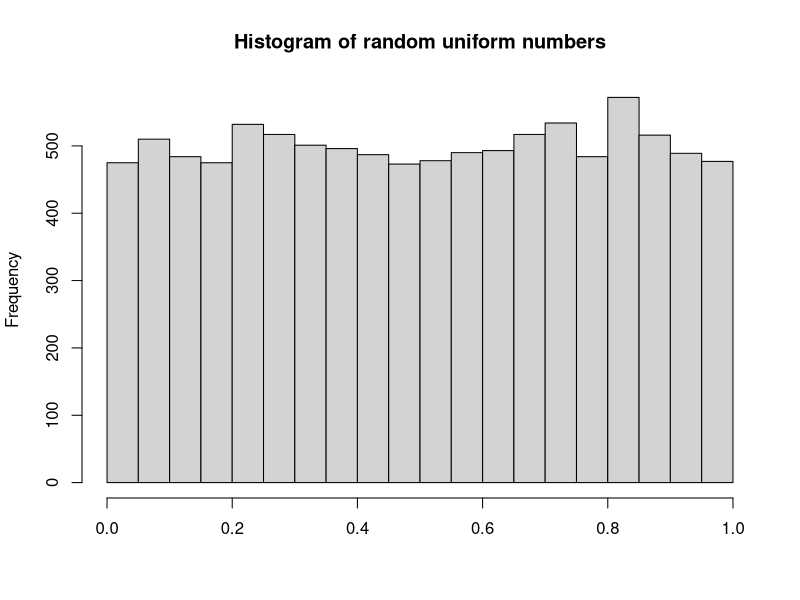
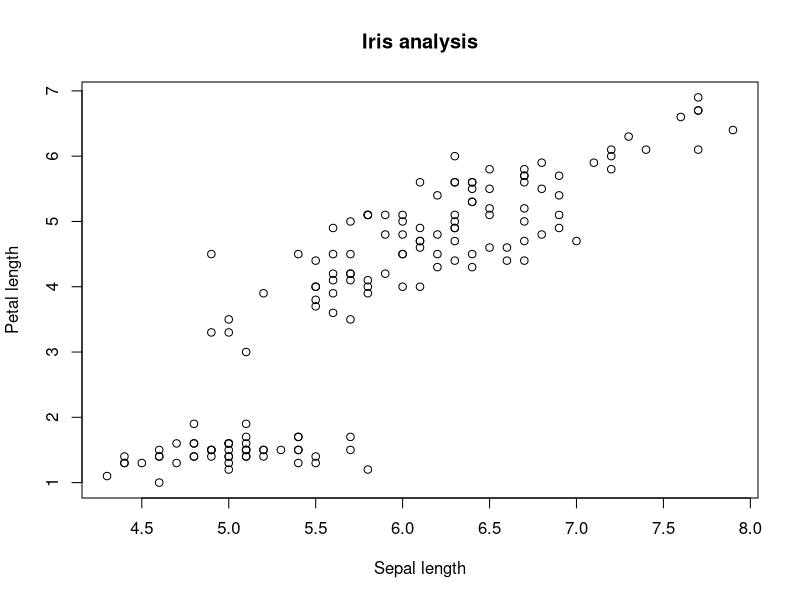
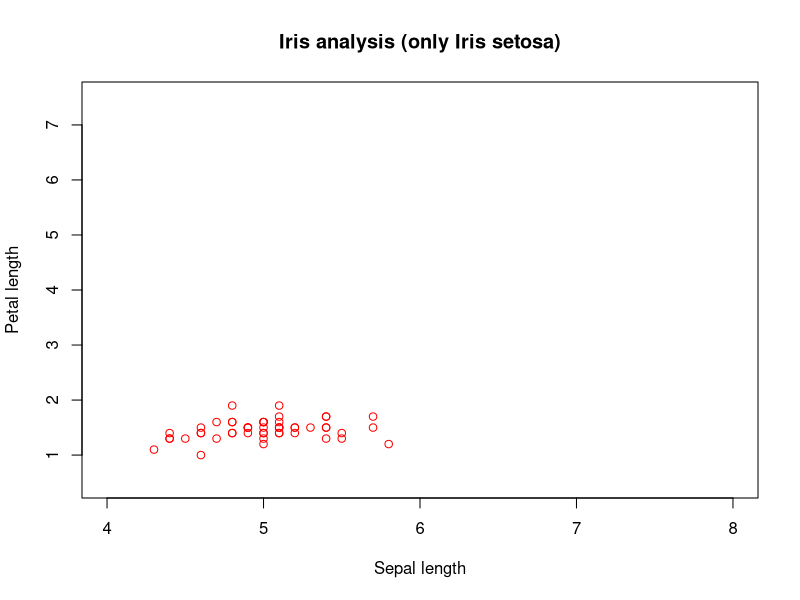
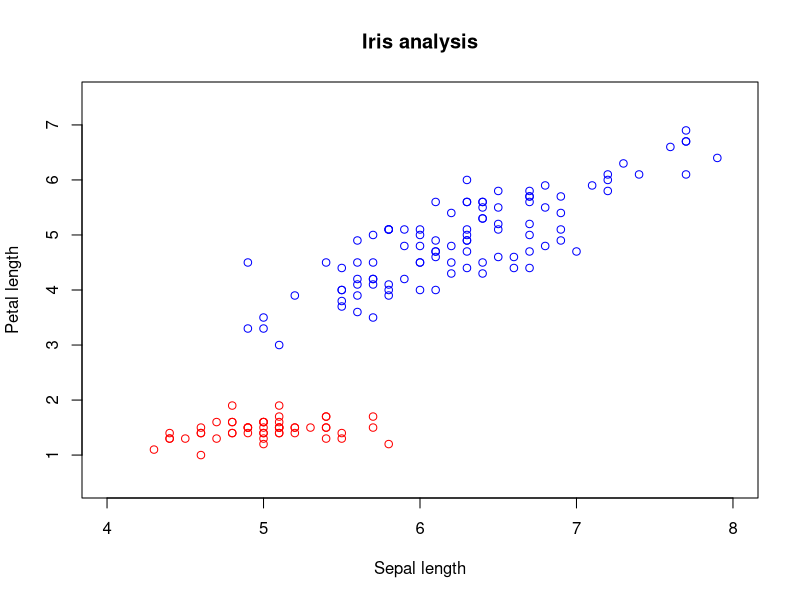
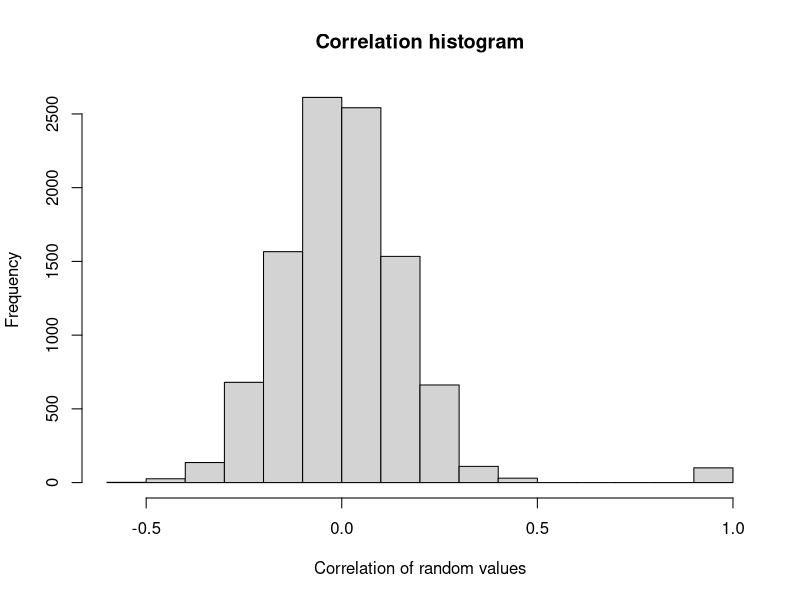
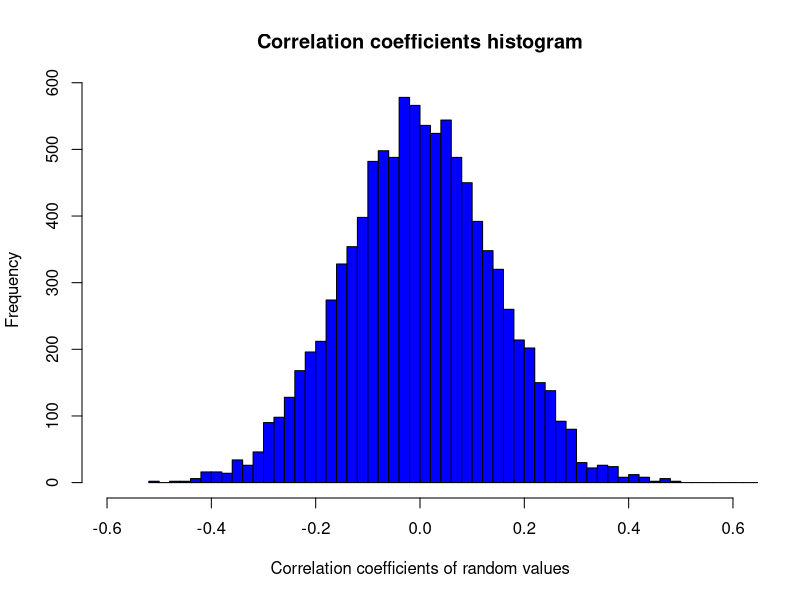
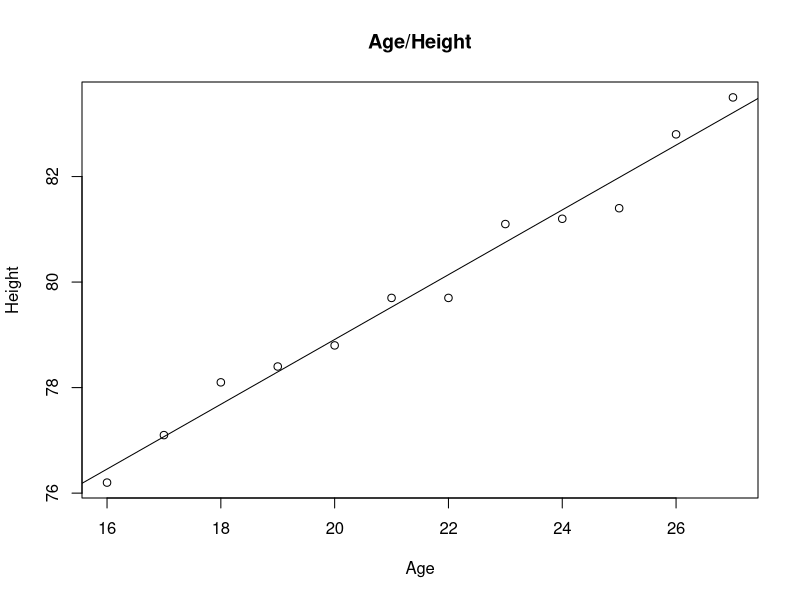
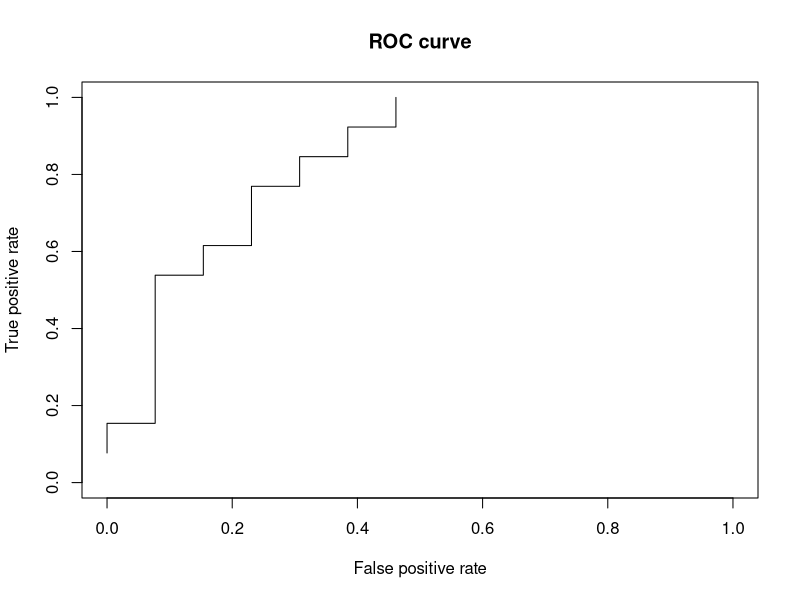

Generate these figures, in order, with R:
# Utility functions
printf <- function(...) cat(sprintf(...))

# Assignment 1

printMeanMedianVar <- function(list) {
  print(list)
  printf("mean: %f\n", mean(list))
  printf("median: %f\n", median(list))
  printf("variance: %f\n", var(list))
}

# a
print("1a")
list <- c(0.03, 0.04, 0.05, 0.49, 0.50, 0.59, 0.66, 0.72, 0.83, 1.17)
printMeanMedianVar(list)

# b
print("1b")
list <- 2 * runif(100)
printMeanMedianVar(list)

# c
list <- runif(10000)
hist(list, breaks=20, 
     main = "Histogram of random uniform numbers", xlab = "")


# Assignment 2

printMinMaxMeanMedianDiff <- function (col) {
  printf("min: %f\n", min(col))
  printf("max: %f\n", max(col))
  printf("mean: %f\n", mean(col))
  printf("median: %f\n", median(col))
  printf("abs diff of median and mean: %f\n", abs(mean(col) - median(col)))
}

print("2")
print("Eruptions")
printMinMaxMeanMedianDiff(faithful$eruptions)
print("Waiting")
printMinMaxMeanMedianDiff(faithful$waiting)


# Assigment 3

iris <- read.csv("iris.data")

# a
print("3a")
printf("number of different species: %i\n", length(unique(iris$Species)))
print("number of data entries per species:")
table(iris$Species)

# b
print("3b")
plot(iris$Sepal.length, iris$Petal.length, 
     xlab = "Sepal length", ylab = "Petal length", 
     main = "Iris analysis")

# c
print("3c")
iris_setosa_subset <- subset(iris, Species == "Iris-setosa")
rest_subset <- subset(iris, Species != "Iris-setosa")
plot(iris_setosa_subset$Sepal.length, iris_setosa_subset$Petal.length, 
     col = "red", xlab = "Sepal length", ylab = "Petal length", 
     main = "Iris analysis (only Iris setosa)", 
     xlim = c(4,8), ylim = c(0.5,7.5))

# d
print("3d")
plot(iris_setosa_subset$Sepal.length, iris_setosa_subset$Petal.length, 
     col = "red", xlab = "Sepal length", ylab = "Petal length", 
     main = "Iris analysis", xlim = c(4,8), ylim = c(0.5,7.5))
points(rest_subset$Sepal.length, rest_subset$Petal.length, 
       col = "blue")


# Assigment 4

print("4")
mat_4 <- matrix(runif(50 * 100), ncol = 100) 
cor_4 <- cor(mat_4)
hist(cor_4, xlab = "Correlation of random values", 
     main = "Correlation histogram")

hist(cor_4, breaks = 100, xlim = c(-.6, .6), 
     col = "blue", xlab = "Correlation coefficients of random values", 
     main = "Correlation coefficients histogram")


# Assignment 5

print("5")
age <- c(16, 17, 18, 19, 20, 21, 22, 23, 24, 25, 26, 27)
height <- c(76.2, 77.1, 78.1, 78.4, 78.8, 79.7, 79.7, 81.1, 81.2, 81.4, 82.8, 83.5)

print("linear model: height ~ age")
print(lm(height ~ age))

plot(age, height, xlab = "Age", ylab = "Height", main = "Age/Height")
abline(lm(height~age))


# Bonus 1
predicted <- c(0.95, 0.93, 0.93, 0.88, 0.86, 0.85, 0.82, 0.8, 0.8, 0.79, 0.77, 0.76, 0.73, 0.65, 0.63, 0.58, 0.56, 0.49, 0.48)
actual <- c(1, 1, 0, 1, 1, 1, 1, 1, 0, 1, 0, 1, 1, 0, 1, 0, 1, 0, 1)

tpr <- mapply(function(a) { sum(actual[0:a])/13 }, c(1:19))
fpr <- mapply(function(a) { (a - sum(actual[0:a]))/13 }, c(1:19))
plot(fpr, tpr, type = "l", 
     xlab = "False positive rate", ylab = "True positive rate", 
     main = "ROC curve", xlim = c(0, 1), ylim = c(0, 1))
